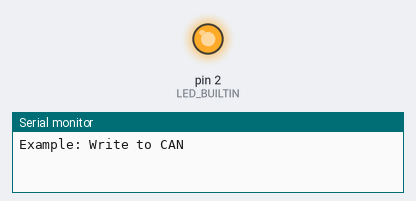
A sketch run on a simulated Arduino Uno, built with avr-gcc and run on an emulated ATmega328P. Parts: output pins drawn as LEDs (lit = HIGH), the last lines printed to the serial monitor.

Above: at 0.2 s.
At 5.5 s:
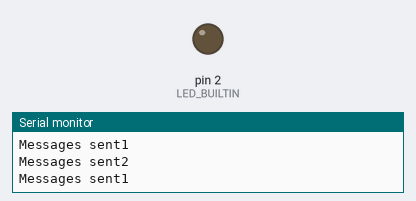
Timing chart, 0 to 6.9 s (numbered marks = the images above):
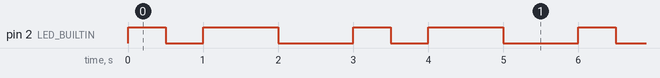

Measured:
- by itself, pin 2 (LED_BUILTIN): repeats every 3.0 s: LOW 0.50 s, HIGH 1.0 s, LOW 1.0 s, HIGH 0.50 s
- by itself, everything shown: repeats every 3.0 s, in 4 steps

The sketch:

CAN_write.ino
```cpp
#include <SPI.h>
#include <mcp2515.h>

#define LED_BUILTIN 2

struct can_frame canMsg1;
struct can_frame canMsg2;
MCP2515 mcp2515(5);


void setup() {
  pinMode(LED_BUILTIN, OUTPUT);

  canMsg1.can_id  = 0x0E1;
  canMsg1.can_dlc = 8;
  canMsg1.data[0] = 0x8E;
  canMsg1.data[1] = 0x87;
  canMsg1.data[2] = 0x32;
  canMsg1.data[3] = 0xFA;
  canMsg1.data[4] = 0x26;
  canMsg1.data[5] = 0x8E;
  canMsg1.data[6] = 0xBE;
  canMsg1.data[7] = 0x86;

  canMsg2.can_id  = 0x0E2;
  canMsg2.can_dlc = 8;
  canMsg2.data[0] = 0x0E;
  canMsg2.data[1] = 0x00;
  canMsg2.data[2] = 0x00;
  canMsg2.data[3] = 0x08;
  canMsg2.data[4] = 0x01;
  canMsg2.data[5] = 0x00;
  canMsg2.data[6] = 0x00;
  canMsg2.data[7] = 0xA0;

  // while (!Serial){
  //   Serial.println("Not INIT");
  // };
  Serial.begin(115200);

  mcp2515.reset();
  mcp2515.setBitrate(CAN_1000KBPS);
  mcp2515.setNormalMode();

  Serial.println("Example: Write to CAN");
}

void loop() {
  // delay(10000);

  digitalWrite(LED_BUILTIN, HIGH);
  delay(500);
  if(mcp2515.sendMessage(&canMsg1)==MCP2515::ERROR_OK){

  digitalWrite(LED_BUILTIN, LOW);
  delay(500);

  Serial.println("Messages sent1");

  };

  digitalWrite(LED_BUILTIN, HIGH);
  delay(1000);
  if(mcp2515.sendMessage(&canMsg2)==MCP2515::ERROR_OK){

  digitalWrite(LED_BUILTIN, LOW);
  delay(1000);
  Serial.println("Messages sent2");

  };


  // delay(5000);
}
```
